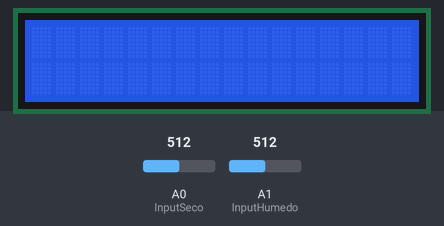
This sketch was run on a simulated Arduino Uno, built with avr-gcc and run on an emulated ATmega328P. Parts: 16×2 character LCD. Wiring (inferred from the names in the program): DS1307 clock at I2C address 0x68. The test bench sets the inputs (shaded band); at power-on: A0 (InputSeco) = 512, A1 (InputHumedo) = 512. The local clock reads 2024-03-15 10:24:30 at power-on unless the sketch sets it; storage starts empty; what the sketch prints to the serial monitor is not drawn.

Above: at 1.3 s.
1.4 s: A0 (InputSeco) set to 294
At 3.2 s:
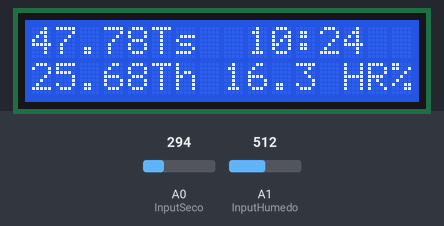
3.5 s: A0 (InputSeco) set to 258
At 4.8 s:
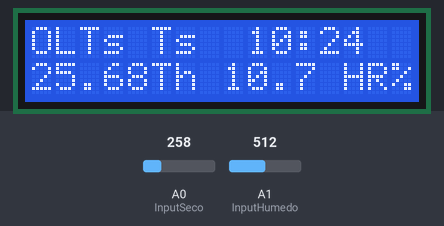
5.5 s: A1 (InputHumedo) set to 293
At 6.9 s:
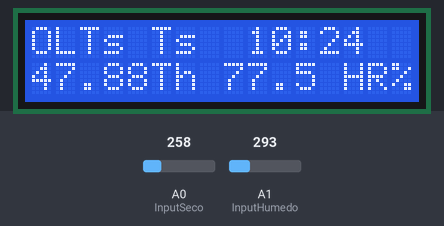
7.5 s: A1 (InputHumedo) set to 260
At 8.9 s:
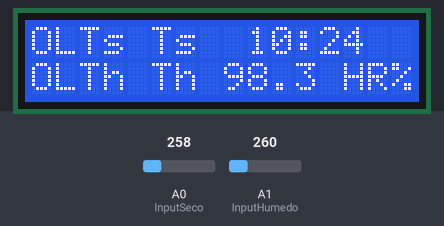
9.5 s: A1 (InputHumedo) set to 1023
At 10.6 s:
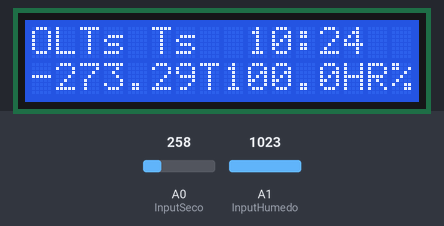
11.5 s: A0 (InputSeco) set to 306
At 12.7 s:
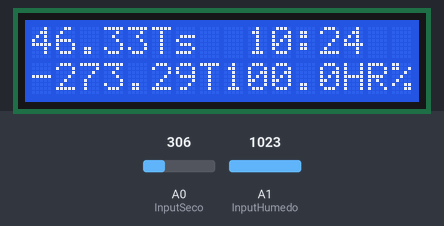
Timing chart, 0 to 14.5 s (numbered marks = the images above; inputs shaded):
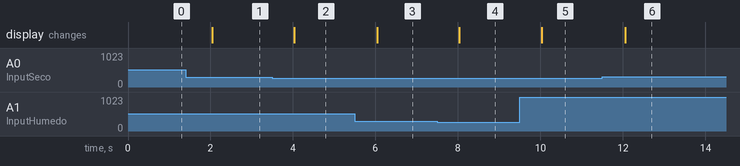

Measured:
- the behaviour switches between 277 and 276 on A0 (InputSeco) (found by bisection; images 1 and 2)
- the behaviour switches between 277 and 276 on A1 (InputHumedo) (found by bisection; images 3 and 4)
- after the input at 1.4 s, the display: changes after 0.64 s (image 1)
- after the input at 3.5 s, the display: changes after 0.53 s (image 2)
- after the input at 5.5 s, the display: changes after 0.55 s (image 3)
- after the input at 7.5 s, the display: changes after 0.53 s (image 4)
- after the input at 9.5 s, the display: changes after 0.53 s (image 5)
- after the input at 11.5 s, the display: changes after 0.55 s (image 6)

The sketch:

HR-FORMULA_CIBSE.ino
```cpp
#include <LiquidCrystal_I2C.h>
LiquidCrystal_I2C lcd(0x27,16,2);//Direccion de LCD
#include <Wire.h>
#include <math.h>
#include <avr/pgmspace.h> // Función PROGMEM, sirve para que no ocupe datos en la memoria sdram, pero si la flash

//--------------------MicroSD

#include <SPI.h>
#include <SD.h>
const int chipSelect = 4;
File myFile;

// -- Variables Globales--
byte second, minute, hour, dayOfWeek, dayOfMonth, month, year;

//--------------------RTC
#include "RTClib.h"
RTC_DS1307 RTC;
#define DS1307_I2C_ADDRESS 0x68  // Dirección I2C

//------------------------------CONSTANTES PARA EL BULBO SECO
const float Rcs = 99600; //valor de la resistencia
const float As = 0.7151582349e-3 ; // 1.116098329e-3 / Valores para NTC 10K
const float Bs = 2.145500343e-4; // 2.390698471e-4    /
const float Cs = 1.052559858e-7; // 0.6569096685e-7    /

int InputSeco = A0;

float Rseco;
float Vs;
float TSeco;
float R_ths;
float kelvinSeco;
float logRs;

//------------------------------PROMEDIO PARA EL BULBO SECO

const int numReadingsBS = 20;

int readingsBS[numReadingsBS];
int readIndexBS = 0;
int totalBS = 0;
int averageBS = 0;

//------------------------------CONSTANTES PARA EL BULBO HUMEDO

const float Rch = 99600; //valor de la resistencia
const float Ah = 0.7350098811e-3 ; // 1.116098329e-3 / Valores para NTC 10K
const float Bh = 2.119747688e-4; // 2.390698471e-4    /
const float Ch = 1.113550816e-7; // 0.6569096685e-7    /

int InputHumedo = A1;

float Rhumedo;
float Vh;
float THumedo;
float R_thh;
float kelvinHumedo;
float logRh;

//------------------------------PROMEDIO PARA EL BULBO HUMEDO

const int numReadingsBH = 20;

int readingsBH[numReadingsBH];
int readIndexBH = 0;
int totalBH = 0;
int averageBH = 0;

//------------------------------CONSTANTES UNIVERSALES

const float K = 4.0; //factor de disipacion en mW/C
const float Vcc = 6.64; //Aqui debemois medir la tensiónde la fuente que se va a utilizar
float HR;

//------------------------------SETEO DE TIEMPOS DE REFRESCO (Display)

unsigned long previousMillis = 0;
const long interval = 2000 ;

//------------------------------SETEO DE TIEMPOS DE REFRESCO (Datalogger)

unsigned long previousMillis_1 = 0 ;
const long interval_1 = 5000;

//------------------------------SETEO DE TIEMPOS DE REFRESCO (Cálculos)

unsigned long previousMillis_2 = 0;
const long interval_2 = 10 ;

//------------------------------HUMEDAD RELATIVA

float pwsTSeco;

float TSecoK;

float pwsTHumedo;

float THumedoK;

float pv;


void setup()
{
    lcd.init();
    lcd.begin(16,2);
    lcd.clear();
    lcd.backlight();// Indicamos medidas de LCD
    Wire.begin(); //configura el bus I2C estableciendo arduino como MASTER

// -------- CONFIG - SD

 Serial.begin(9600);
 Serial.print(F("Iniciando SD ..."));
 if (!SD.begin(4)) {
    Serial.println(F("No se pudo inicializar"));
    return;
  }
    Serial.println(F("inicializacion exitosa"));
    if(!SD.exists("datalog.csv"))
      {
      myFile = SD.open("datalog.csv", FILE_WRITE);
      if (myFile) {
        Serial.println(F("Archivo nuevo, Escribiendo encabezado(fila 1)"));
        myFile.println("Fecha,Hora,TS,TH,HR");
        myFile.close();
      } else {

        Serial.println(F("Error creando el archivo datalog.csv"));
      }
    }
  }

// -- Conversor BCD ==> DECIMAL --
byte bcdToDec(byte val)
{
  return ( (val/16*10) + (val%16) );
}

// -- Imprime con formato de 2 dígitos
String fprint (int dato)
{
String retorno = String(dato);
if (retorno.length() < 2)
  retorno = "0" + retorno;
return retorno;

// Configuració para que inicie promedio

  for (int thisReadingBS = 0; thisReadingBS < numReadingsBS; thisReadingBS++)  // Promedio Bulbo Seco
    readingsBS[thisReadingBS] = 0;
  for (int thisReadingBH = 0; thisReadingBH < numReadingsBH; thisReadingBH++)  // Promedio Bulbo Humedo
    readingsBH[thisReadingBH] = 0;

}

void loop() {


//------------------------------LLAMAMOS A LAS FUNCIONES

  unsigned long currentMillis_2 = millis();   // Conteo de tiempo para la interrupción

if(currentMillis_2 - previousMillis_2 >= interval_2) {

  previousMillis_2 = currentMillis_2;

  float TS = TemperaturaSeco();
  float TH = TemperaturaHumedo();
  float HR = HumedadRelativa ();

}

//------------------------------MOSTRAMOS EN DISPLAY

  unsigned long currentMillis = millis();   // Conteo de tiempo para la interrupción

if(currentMillis - previousMillis >= interval) {

  previousMillis = currentMillis;


//------------------------------LECTURA RTC E INICIAMOS SD

// -- Proceso de Lectura --
  Wire.beginTransmission(DS1307_I2C_ADDRESS);   // Linea IC2 en modo escitura
  Wire.write((byte)0x00);                       // Setea el punto de registro a(0x00)
  Wire.endTransmission();                       // Final de la escritura de transmición
  Wire.requestFrom(DS1307_I2C_ADDRESS, 7);      // Abre I2C en modo de envío
  second     = bcdToDec(Wire.read() & 0x7f);    // Lee 7 bytes de datos
  minute     = bcdToDec(Wire.read());
  hour       = bcdToDec(Wire.read() & 0x3f);
  dayOfWeek  = bcdToDec(Wire.read());
  dayOfMonth = bcdToDec(Wire.read());
  month      = bcdToDec(Wire.read());
  year       = bcdToDec(Wire.read());

//------------------------------GRABAMOS DATOS EN LA SD

unsigned long currentMillis_1 = millis();   // Conteo de timepo para la interrupción

if(currentMillis_1 - previousMillis_1 >= interval_1) {

  previousMillis_1 = currentMillis_1;

  myFile = SD.open("datalog.csv", FILE_WRITE);//abrimos  el archivo

  if (myFile) {

        Serial.print("Escribiendo SD: ");
        //-----------------------------------------ESCRITURA MICROSD

        myFile.print(fprint(dayOfMonth)); // Día
        myFile.print("/");
        myFile.print(fprint(month)); // Mes
        myFile.print("/");
        myFile.print(fprint(year)); // Año
        myFile.print(" ");
        myFile.print(fprint(hour)); // Hora
        myFile.print(":");
        myFile.print(fprint(minute)); // Minuto
        myFile.print(" ");
        myFile.print(TSeco);
        myFile.print(",");
        myFile.print(THumedo);
        myFile.print(",");
        myFile.println(HR);
        myFile.close(); //cerramos el archivo

        //-----------------------------------------MONITOR SERIAL

        Serial.print(F("Fecha "));
        Serial.print(fprint(dayOfMonth)); // Días
        Serial.print(F("/"));
        Serial.print(fprint(month)); // Mes
        Serial.print("/");
        Serial.print(fprint(year)); // Año
        Serial.print(F(" Hora "));
        Serial.print(fprint(hour)); // Hora
        Serial.print(":");
        Serial.print(fprint(minute)); // Minutos
        Serial.print(F(" "));
        Serial.print(F(" TS:"));
        Serial.print(TSeco);
        Serial.print(F(" TH:"));
        Serial.print(THumedo);
        Serial.print(F(" HR:"));
        Serial.println(HR);
  } else {
    // if the file didn't open, print an error:
    Serial.println("Error al abrir el archivo");
  }
}

//------------------------------MOSTRAR HORA

lcd.setCursor(9,0);
lcd.print(fprint(hour)); //imprime hora
lcd.print(':');
lcd.print(fprint(minute)); //imprime minutos

//------------------------------MOSTRAR VALORES TERMISTOR
//------------------------------bulbo seco

  if (TSeco < 50) {       // si es mayor a 50, OL, se hace por que se corre la letra TH o TS cuando empieza a contar para el promedio
  lcd.setCursor(0,0);
  lcd.print(TSeco);
  lcd.print("Ts ");
  } else {
  lcd.setCursor(0,0);
  lcd.print("OL");
  lcd.print("Ts ");
}
//------------------------------bulbo húmedo

  if (THumedo < 50) {     //si es mayor a 50, OL, se hace por que se corre la letra TH o TS cuando empieza a contar para el promedio
  lcd.setCursor(0,1);
  lcd.print(THumedo);
  lcd.print("Th ");
  } else {
  lcd.setCursor(0,1);
  lcd.print("OL");
  lcd.print("Th ");
}
//------------------------------humedad Relativa

  if (HR<100){
  lcd.setCursor(8,1);
  lcd.print(HR); // con el floor deja una décima para visualizar (****floor (HR*10)/10) (****
  lcd.setCursor(12,1);
  lcd.print(" HR%");
                } else {     // Con este IF, pone a 100 cuando la humedad es mayor a 100% (Cuando el cálculo bate fruta en realidad)
  lcd.setCursor(8,1);
  lcd.print("100.0");
  lcd.setCursor(13,1);
  lcd.print("HR%");
                }
      }
}
//------------------------------CALCULO DE TEMPERATURAS

//------------------------------bulbo seco
  float TemperaturaSeco ()
                                 {
  totalBS = totalBS - readingsBS[readIndexBS];
  readingsBS[readIndexBS] = analogRead(InputSeco);
  totalBS = totalBS + readingsBS[readIndexBS];
  readIndexBS = readIndexBS + 1;

  if (readIndexBS >= numReadingsBS)
    readIndexBS = 0;

  averageBS = totalBS / numReadingsBS;

  // Calculo Temperatura Bulbo Seco-Promedio

  float VRs = averageBS;
  Vs =( VRs )*( Vcc/1023.0);
  Rseco = (Rcs * Vs ) / (Vcc - Vs);
  logRs=log(Rseco);
  R_ths = 1.0 / (As + Bs * logRs + Cs * logRs * logRs * logRs );
  kelvinSeco = R_ths - ((Vs*Vs)/(K * Rseco));
  TSeco = (kelvinSeco-273.15)-0.10;    // se puede corregir el offset restando o sumando la variable kelvin
  }

//------------------------------bulbo húmedo
  float TemperaturaHumedo ()
                                 {
totalBH = totalBH - readingsBH[readIndexBH];
  readingsBH[readIndexBH] = analogRead(InputHumedo);
  totalBH = totalBH + readingsBH[readIndexBH];
  readIndexBH = readIndexBH + 1;

  if (readIndexBH >= numReadingsBH)
    readIndexBH = 0;

  averageBH = totalBH / numReadingsBH;

 // Calculo Temperatura Bulbo Humedo-Promedio

  float VRh= averageBH;
  Vh =( VRh )*( Vcc/1023.0);
  Rhumedo = (Rch * Vh ) / (Vcc - Vh);
  logRh=log(Rhumedo);
  R_thh = 1.0 / (Ah + Bh * logRh + Ch * logRh * logRh * logRh );
  kelvinHumedo = R_thh - ((Vh*Vh)/(K * Rhumedo));
  THumedo = (kelvinHumedo-273.15) - 0.14 ;    // se puede corregir el offset restando o sumando la variable kelvin
}

//------------------------------Calculo Humedad Relativa

// FORMULA CIBSE-Facilitada por Marcos

// Public Function HRpsi(ByVal tBS As Double, ByVal tBH As Double, ByVal p As Double, ByVal Kpsi As Double)
// HRpsi = Humedad Relativa, calculada con método psicrométrico
// pv = Presión parcial de vapor
// Kpsi = Constante psicrométrica
// Ejemplos
//     6.66e-4     Sling - CIBSE Guide C 2007 (1.9) -> ********Se opta por este método********
//     7.99e-4     Screen - CIBSE Guide C 2007 (1.10)

float HumedadRelativa () {

const float p= 101325;  // Valor de la presión atmosférica, obtenido del excel. Promedio anual de la provincia de Santa Fe (Capital)
const float Kpsi= 6.66e-4; // Metodo Sling, constante

//-------CONSTANTES

const float C8 = -5800.2206;
const float C9 = 1.3914493;
const float C10 = -0.048640239;
const float C11 = 0.000041764768;
const float C12 = -0.000000014452093;
const float C13 = 6.5459673;

//-------FORMULA PARA EL CÁLCULO (CIBSE)

TSecoK = TSeco + 273.15; // ok
THumedoK = THumedo + 273.15;// ok

pwsTSeco = exp(C8/TSecoK+C9+C10*TSecoK+C11*(TSecoK*TSecoK)+C12*(TSecoK*TSecoK*TSecoK)+C13*log(TSecoK)); // ok
pwsTHumedo = exp(C8/THumedoK+C9+C10*THumedoK+C11*(THumedoK*THumedoK)+C12*(THumedoK*THumedoK*THumedoK)+C13*log(THumedoK)); //ok
pv = pwsTHumedo-(Kpsi)*p*(TSecoK-THumedoK);
HR = 100*(pv / pwsTSeco);

}
```
